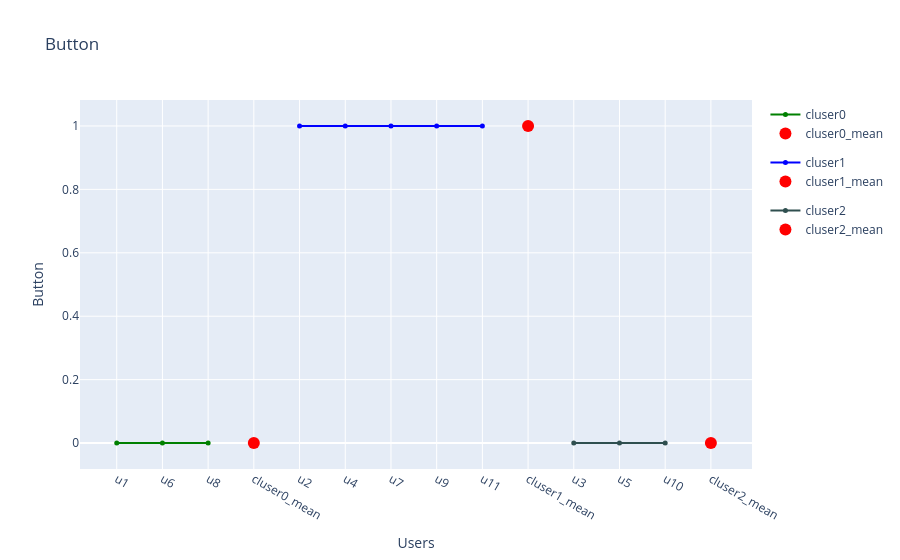

The cell this chart's notebook holds for it:
### Code cell
def GraphColumn(df, numcluster,featureName):
    colors =[ "green", "blue", "DarkSlateGrey","MediumPurple","LightSkyBlue", "yellow", "purple","Brown", "Cyan"]
    colors +=['magenta', 'olive', 'teal', 'navy', 'maroon', 'aqua', 'lime', 'silver', 'fuchsia'] 
    fig = go.Figure()
    

    for ci in range(numcluster): 

        filterDf = df[(df['y_predit'] == ci)]
        colValue = np.array(filterDf[featureName].values) 
        

        x_names = [ f'u{userID}'  for userID in filterDf['userID']]  
        traceName = [f'cluser{ci}' if ci >=0 else f'no clusterGroup' for userID in filterDf['userID']] 
        
        trace = go.Scatter(
            x =  x_names,
            y =  colValue,
            name =  f"cluser{ci}",
            legendgroup= f"cluser{ci}",
           
            marker = dict(size=5, color =  colors[ci] if ci >=0 else colors[len(colors)-1]),
        )
        fig.add_trace(trace)

        mean_trace = go.Scatter(
            x=[ f'cluser{ci}_mean'],
            y=[colValue.mean()],
            mode='markers',
            marker=dict(size=12, color='red'),
            legendgroup= f"cluser{ci}",
            name=f'cluser{ci}_mean'
        )
        fig.add_trace(mean_trace)

    layout = go.Layout(title= featureName , xaxis=dict(title='Users'), yaxis=dict(title= featureName))
    fig.update_layout(layout)
    fig.show()

dataset['y_predit'] = y_predit

featureName = 'Button'
#featureName = 'GameplayDur'  #'GameplayResult'#'FunRating'#'GameplayDur' #'DifficultyRating'
GraphColumn(dataset, numcluster, featureName)

### Figure 1 — Plotly figure (JSON) as saved in the notebook; plotly's stock layout.template omitted (floating-point values rounded to 4 significant figures)
{"data": [{"legendgroup": "cluser0", "marker": {"color": "green", "size": 5}, "name": "cluser0", "type": "scatter", "x": ["u1", "u6", "u8"], "y": [0, 0, 0]}, {"legendgroup": "cluser0", "marker": {"color": "red", "size": 12}, "mode": "markers", "name": "cluser0_mean", "type": "scatter", "x": ["cluser0_mean"], "y": [0]}, {"legendgroup": "cluser1", "marker": {"color": "blue", "size": 5}, "name": "cluser1", "type": "scatter", "x": ["u2", "u4", "u7", "u9", "u11"], "y": [1, 1, 1, 1, 1]}, {"legendgroup": "cluser1", "marker": {"color": "red", "size": 12}, "mode": "markers", "name": "cluser1_mean", "type": "scatter", "x": ["cluser1_mean"], "y": [1]}, {"legendgroup": "cluser2", "marker": {"color": "DarkSlateGrey", "size": 5}, "name": "cluser2", "type": "scatter", "x": ["u3", "u5", "u10"], "y": [0, 0, 0]}, {"legendgroup": "cluser2", "marker": {"color": "red", "size": 12}, "mode": "markers", "name": "cluser2_mean", "type": "scatter", "x": ["cluser2_mean"], "y": [0]}], "layout": {"title": {"text": "Button"}, "xaxis": {"title": {"text": "Users"}}, "yaxis": {"title": {"text": "Button"}}}}
